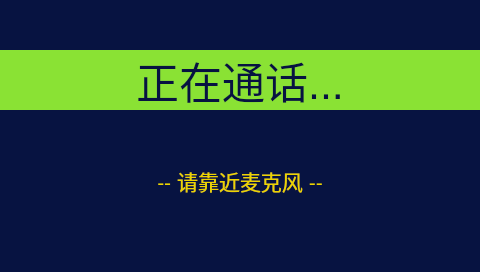
<?xml version="1.0" encoding="UTF-8"?>
<ui version="4.0">
 <class>NetPhonePage</class>
 <widget class="QWidget" name="NetPhonePage">
  <property name="geometry">
   <rect>
    <x>0</x>
    <y>0</y>
    <width>480</width>
    <height>272</height>
   </rect>
  </property>
  <property name="windowTitle">
   <string>Form</string>
  </property>
  <property name="styleSheet">
   <string notr="true">background-color: rgb(7, 19, 65);</string>
  </property>
  <widget class="QLabel" name="label">
   <property name="geometry">
    <rect>
     <x>0</x>
     <y>50</y>
     <width>480</width>
     <height>60</height>
    </rect>
   </property>
   <property name="font">
    <font>
     <pointsize>32</pointsize>
    </font>
   </property>
   <property name="layoutDirection">
    <enum>Qt::LeftToRight</enum>
   </property>
   <property name="styleSheet">
    <string notr="true">color: rgb(7, 19, 65);
background-color: rgb(138, 226, 52);</string>
   </property>
   <property name="text">
    <string>正在通话...</string>
   </property>
   <property name="alignment">
    <set>Qt::AlignCenter</set>
   </property>
  </widget>
  <widget class="QLabel" name="label_2">
   <property name="geometry">
    <rect>
     <x>140</x>
     <y>160</y>
     <width>200</width>
     <height>41</height>
    </rect>
   </property>
   <property name="font">
    <font>
     <pointsize>16</pointsize>
    </font>
   </property>
   <property name="styleSheet">
    <string notr="true">color: rgb(237, 212, 0);</string>
   </property>
   <property name="text">
    <string>-- 请靠近麦克风 --</string>
   </property>
   <property name="alignment">
    <set>Qt::AlignCenter</set>
   </property>
  </widget>
 </widget>
 <resources/>
 <connections/>
</ui>
